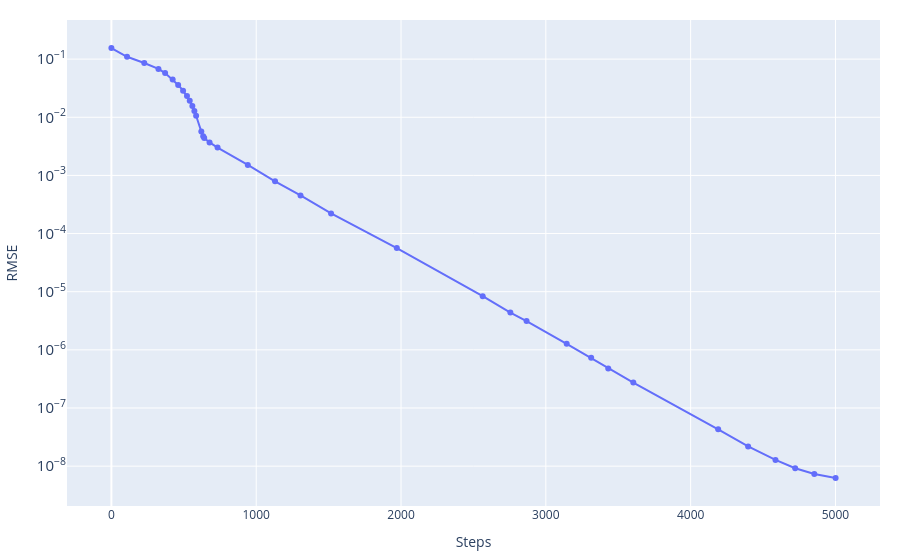
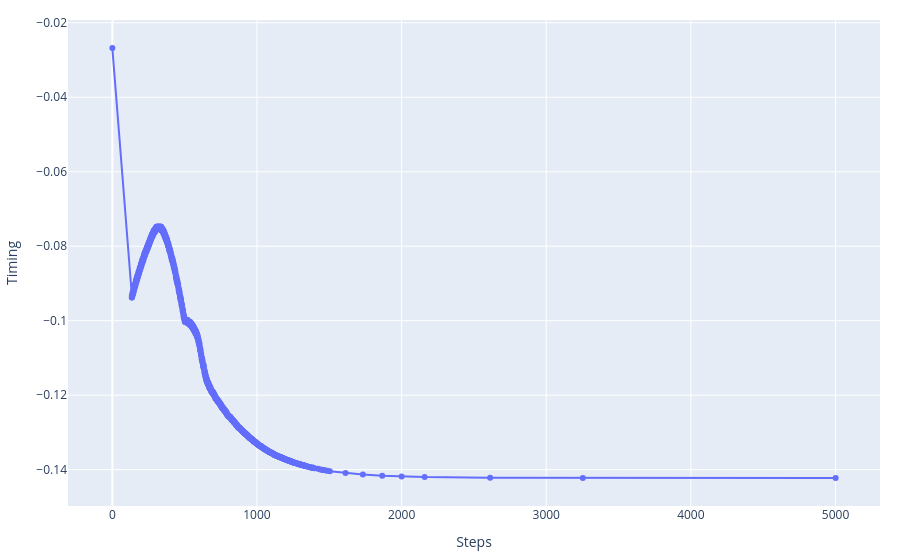

Notebook code for these charts, in order:
### Code cell
event_best_US, history_US, cost_story_US, misfit_fin_US = Uniq_searcher.gradient_descent(
    stations=stations_norm,
    event_test=np.copy(event_ini),
    n_iteration=200_000,
    steps=np.array([1.0, 1.0, 1.0, 0.0005]),
    lr_decay=0.05,
    patience=500,
    vp=4000.0)

print('Best fitt with:')
print(f'\t- RMSE = {misfit_fin_US}')
print(f'\t- Event = {event_best_US}')

Results['Unique searcher'] = {'X':event_best_US['X'],
                              'Y':event_best_US['Y'],
                              'Z':event_best_US['Z'],
                              't':event_best_US['t'],
                              'RMSE':misfit_fin_US}

_ = graphics.history_2d(cost_story_US, 'RMSE', log_y=True, filename=None)
_ = graphics.history_2d(history_US[:, 3], 'Timing', filename=None)
_ = graphics.history_3d(history_US[:, :3], stations_norm, filename=None)

### Figure 1 — Plotly figure (JSON) as saved in the notebook; plotly's stock layout.template omitted (floating-point values rounded to 4 significant figures)
{"data": [{"mode": "lines+markers", "name": "RMSE", "type": "scatter", "x": [0, 108, 227, 325, 371, 423, 461, 495, 522, 541, 559, 573, 585, 621, 634, 641, 678, 733, 942, 1130, 1306, 1517, 1971, 2564, 2755, 2867, 3144, 3313, 3431, 3604, 4190, 4397, 4586, 4722, 4854, 5001], "y": [0.155, 0.1097, 0.08572, 0.06783, 0.0575, 0.04481, 0.03599, 0.02868, 0.02314, 0.01923, 0.01558, 0.01284, 0.01063, 0.005673, 0.0047, 0.004381, 0.003689, 0.003007, 0.001512, 0.000792, 0.0004532, 0.0002221, 5.623e-05, 8.393e-06, 4.388e-06, 3.122e-06, 1.27e-06, 7.286e-07, 4.787e-07, 2.732e-07, 4.295e-08, 2.178e-08, 1.28e-08, 9.201e-09, 7.307e-09, 6.268e-09]}], "layout": {"hovermode": "x unified", "margin": {"b": 20, "l": 20, "r": 20, "t": 20}, "title": {}, "xaxis": {"showgrid": true, "title": {"text": "Steps"}}, "yaxis": {"exponentformat": "power", "showgrid": true, "title": {"text": "RMSE"}, "type": "log"}}}

### Figure 2 — Plotly figure (JSON) as saved in the notebook; plotly's stock layout.template omitted (floating-point values rounded to 4 significant figures; data arrays with more than 128 entries replaced by an {"elided": "..."} marker saying what was removed)
{"data": [{"mode": "lines+markers", "name": "Timing", "type": "scatter", "x": {"elided": "861 int values"}, "y": {"elided": "861 float values"}}], "layout": {"hovermode": "x unified", "margin": {"b": 20, "l": 20, "r": 20, "t": 20}, "title": {}, "xaxis": {"showgrid": true, "title": {"text": "Steps"}}, "yaxis": {"exponentformat": "power", "showgrid": true, "title": {"text": "Timing"}, "type": "linear"}}}
